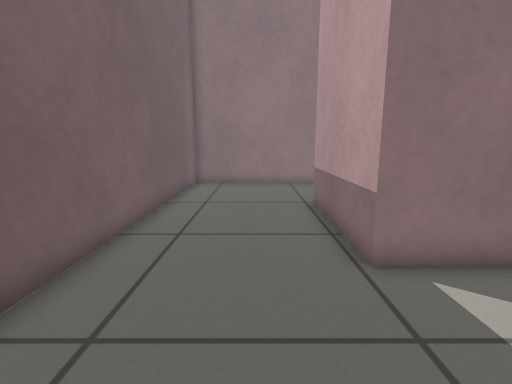
view 1 (above)

16 first-person views from a walk through a Gazebo world. The camera is 0.59 m above the floor, tilts 10° down and sees 85° across. The floor is counted in squares, 0.25 m on a side. Each view is taken from the middle of a square. On the plan, view 1 faces up. The plan holds only what a view shows up to about 18 squares ahead; the rest is blank.

view 2
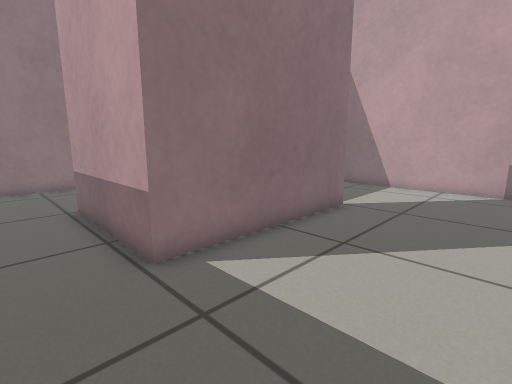

view 3
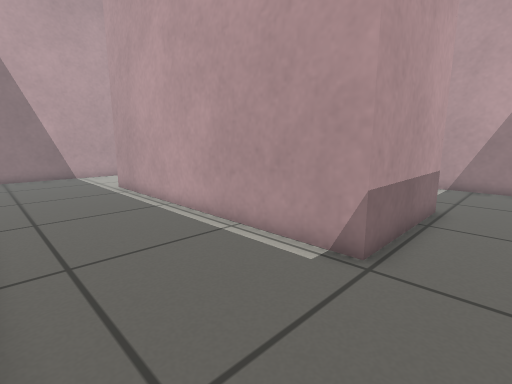

view 4
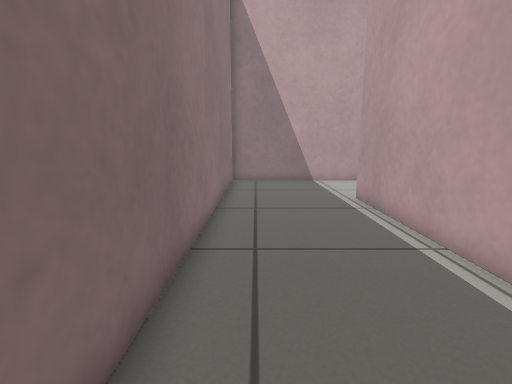

view 5
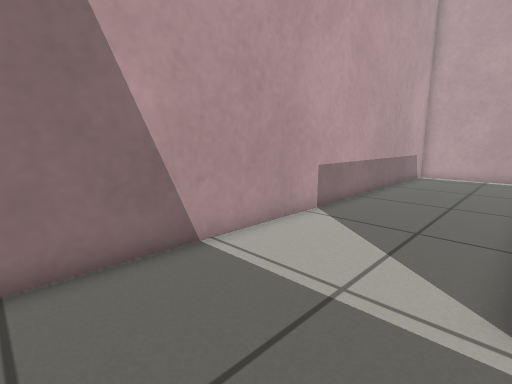

view 6
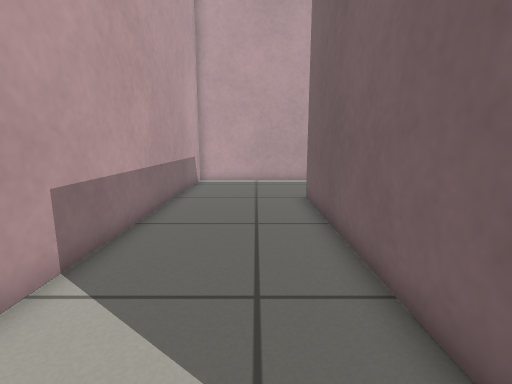

view 7
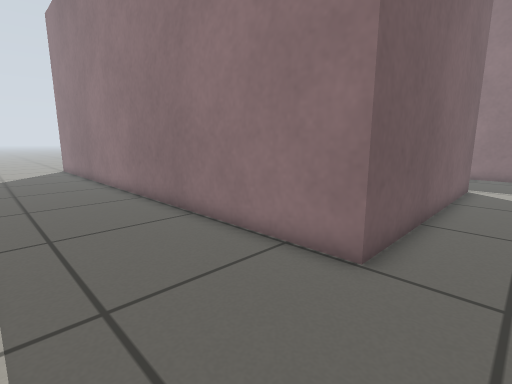

view 8
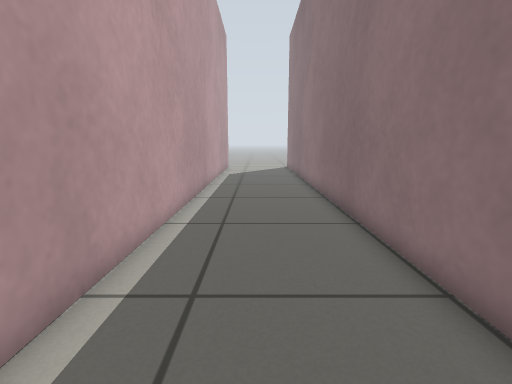

view 9
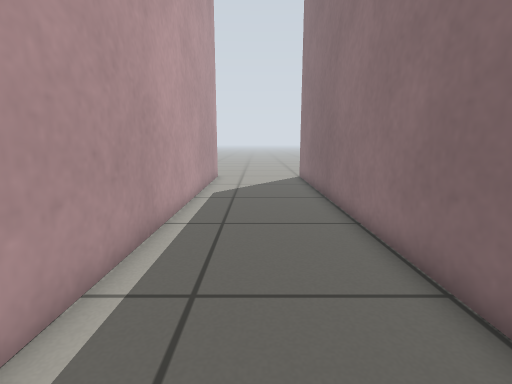

view 10
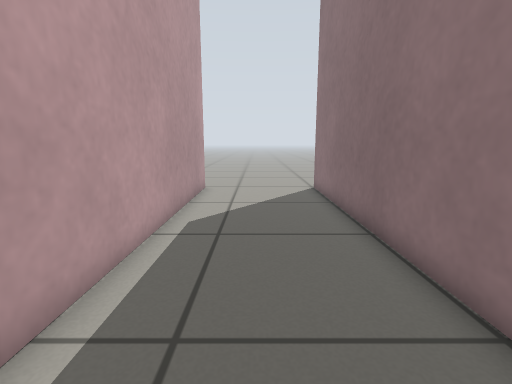

view 11
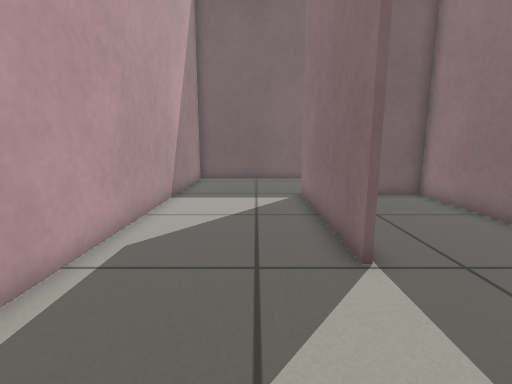

view 12
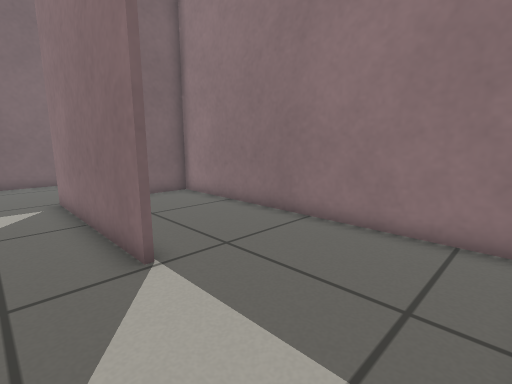

view 13
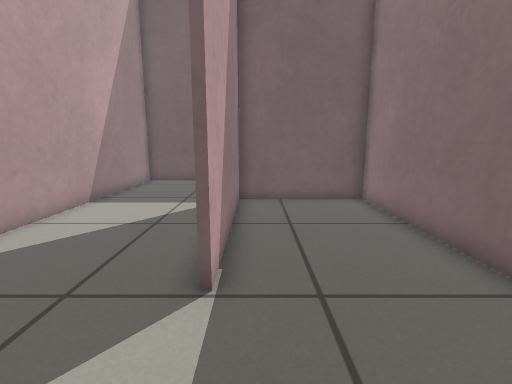

view 14
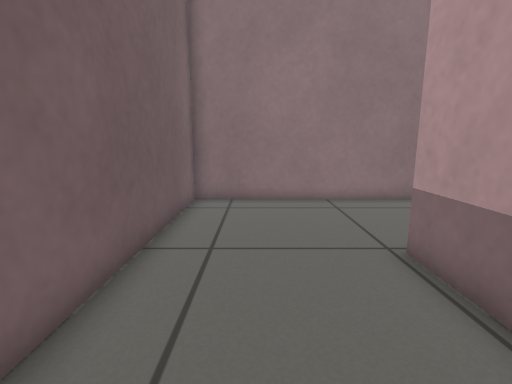

view 15
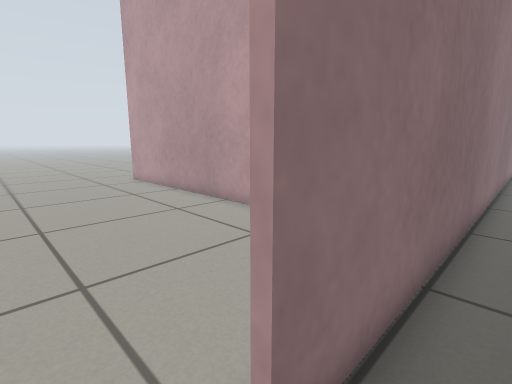

view 16
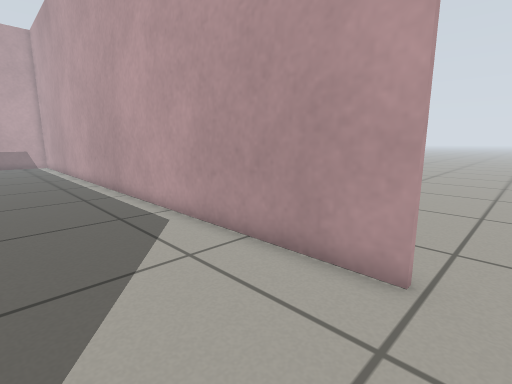

### Floor plan
Points are (right, up) in squares from view 1. A wall is a line through its corners. A room is listed if a view was taken in it or the views show most of it. See-through windows are left out.
Room 1 (views 1, 2, 3, 4, 5, 6, 7, 8, 9, 10, 11, 12, 14, 15, 16)
walls: (9.9, 5.1) (2.2, 5.1) (2.2, 10.7) (15.8, 10.7) (15.8, -0.9) (-9.9, -0.9); (15.6, 0.5) (15.6, 4.4); (-9.9, -6.7) (21.6, -6.7) (21.6, 16.5) (-3.6, 16.5) (-3.6, -0.7) (11.4, -0.7)
ways out: opening at (12.5, 5) to room 2; opening at (-10.5, -7); opening at (-10.5, -1)
Room 2 (view 13)
walls: (14.9, 10.5) (2.4, 10.5) (2.4, 5.3) (9.9, 5.3); (15.6, 4.4) (15.6, 8.1)
ways out: opening at (12.5, 5) to room 1

Positions as (right, up) in squares from view 1, and headings:
1: (0, 0), facing up
2: (0, 0), facing up-right
3: (0, 16), facing down-right
4: (4, 15), facing right
5: (16, 15), facing down-right
6: (18, 11), facing down
7: (18, -6), facing up-left
8: (18, -4), facing left
9: (10, -4), facing left
10: (5, -4), facing left
11: (15, 3), facing left
12: (15, 3), facing up-left
13: (14, 6), facing left
14: (-1, 5), facing up
15: (-11, -2), facing up-right
16: (-11, -2), facing down-right
